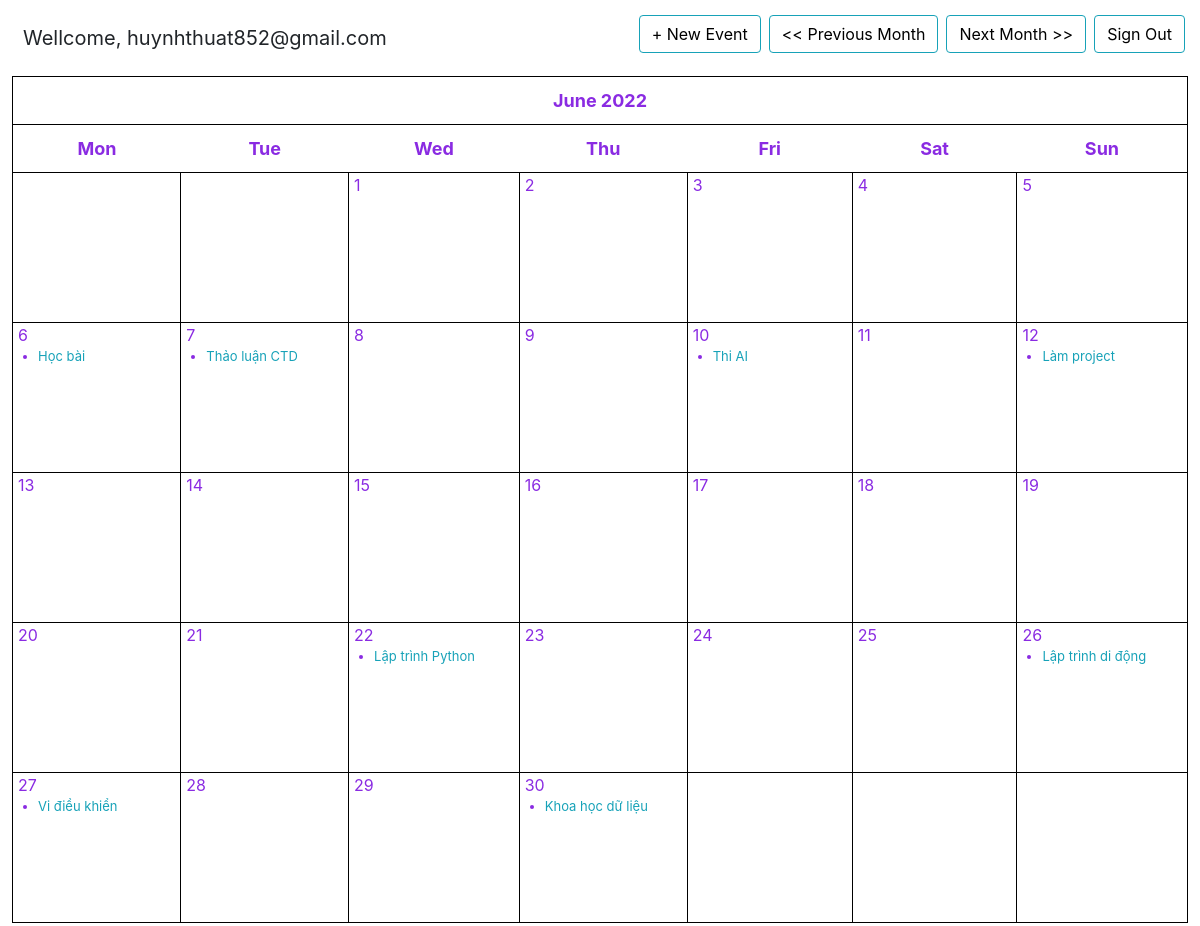
Before: /calenders/ (signed in) with the older database file.
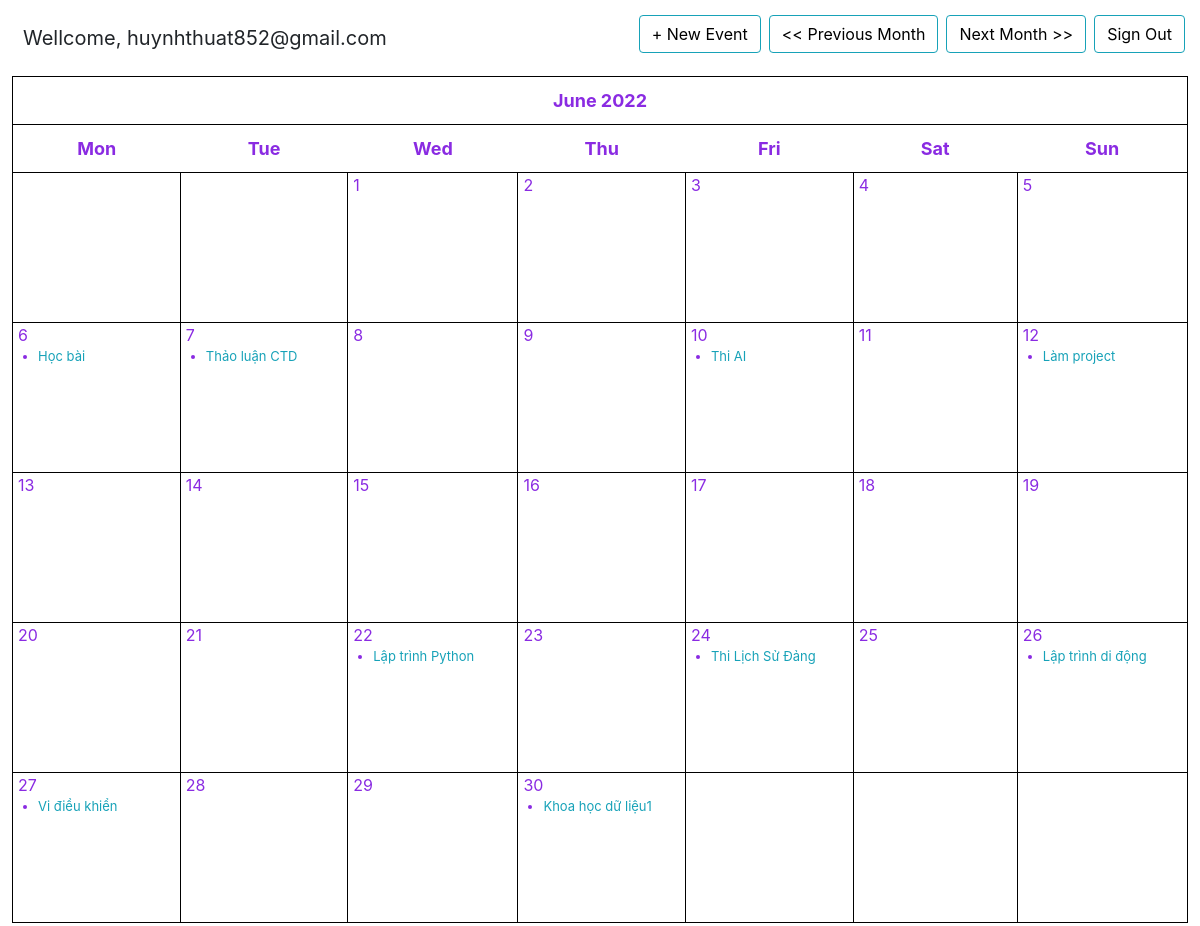
After: the same page with the newer database file.
### accounts/models/user.py (models this page shows)
class User(AbstractBaseUser, PermissionsMixin):
    email = models.EmailField(
        _("Email Address"),
        max_length=255,
        unique=True,
        help_text="Ex: example@example.com",
    )
    is_staff = models.BooleanField(_("Staff status"), default=False)
    is_active = models.BooleanField(_("Active"), default=True)
    date_joined = models.DateTimeField(_("Date Joined"), auto_now_add=True)
    last_updated = models.DateTimeField(_("Last Updated"), auto_now=True)
    objects = UserManager()
    USERNAME_FIELD = "email"
    def __str__(self):
        return self.email

### calendarapp/models/event.py (models this page shows, shortened)
class Event(EventAbstract):
    user = models.ForeignKey(User, on_delete=models.CASCADE, related_name="events")
    title = models.CharField(max_length=200, unique=True)
    description = models.TextField()
    start_time = models.DateTimeField()
    end_time = models.DateTimeField()
    objects = EventManager()
    @property
    def get_html_url(self):
        url = reverse("calendarapp:event-detail", args=(self.id,))
        return f'<a href="{url}"> {self.title} </a>'

### calendarapp/views/other_views.py (the view)
# urls.py: path("calenders/", views.CalendarView.as_view(), name="calendars"),
class CalendarView(LoginRequiredMixin, generic.ListView):
    login_url = "accounts:signin"
    model = Event
    template_name = "calendar.html"
    def get_context_data(self, **kwargs):
        context = super().get_context_data(**kwargs)
        d = get_date(self.request.GET.get("month", None))
        cal = Calendar(d.year, d.month)
        html_cal = cal.formatmonth(withyear=True)
        context["calendar"] = mark_safe(html_cal)
        context["prev_month"] = prev_month(d)
        context["next_month"] = next_month(d)
        return context

### calendarapp/utils.py (called while the page is built)
    def formatday(self, day, events):
        events_per_day = events.filter(start_time__day=day)
        d = ""
        for event in events_per_day:
            d += f"<li> {event.get_html_url} </li>"
        if day != 0:
            return f"<td><span class='date'>{day}</span><ul> {d} </ul></td>"
        return "<td></td>"

    def formatweek(self, theweek, events):
        week = ""
        for d, weekday in theweek:
            week += self.formatday(d, events)
        return f"<tr> {week} </tr>"

    def formatmonth(self, withyear=True):
        events = Event.objects.filter(
            start_time__year=self.year, start_time__month=self.month
        )
        cal = (
            '<table border="0" cellpadding="0" cellspacing="0" class="calendar">\n'
        )  # noqa
        cal += (
            f"{self.formatmonthname(self.year, self.month, withyear=withyear)}\n"
        )  # noqa
        cal += f"{self.formatweekheader()}\n"
        for week in self.monthdays2calendar(self.year, self.month):
            cal += f"{self.formatweek(week, events)}\n"
        return cal

### calendarapp/views/other_views.py (called while the page is built)
def get_date(req_day):
    if req_day:
        year, month = (int(x) for x in req_day.split("-"))
        return date(year, month, day=1)
    return datetime.today()

def prev_month(d):
    first = d.replace(day=1)
    prev_month = first - timedelta(days=1)
    month = "month=" + str(prev_month.year) + "-" + str(prev_month.month)
    return month

def next_month(d):
    days_in_month = calendar.monthrange(d.year, d.month)[1]
    last = d.replace(day=days_in_month)
    next_month = last + timedelta(days=1)
    month = "month=" + str(next_month.year) + "-" + str(next_month.month)
    return month

### templates/calendar.html
{% extends 'base.html' %}
{% block content %}
<div class="clearfix">
    <span class="left m-2" style="font-size: 20px;">Wellcome, {{ request.user }}</span>
    <a class="btn btn-info right" href="{% url 'accounts:signout' %}"> Sign Out</a>
	<a class="btn btn-info right mr-2" href="{% url 'calendarapp:calendar' %}?{{ next_month }} "> Next Month >> </a>
    <a class="btn btn-info right mr-2" href="{% url 'calendarapp:calendar' %}?{{ prev_month }}"> << Previous Month </a>
    <a class="btn btn-info right mr-2" href="{% url 'calendarapp:event_new' %}"> + New Event </a>
</div>
<div style="color: blueviolet;">
    {{ calendar }}
</div>
{% endblock %}

### templates/base.html (shortened to what this page needs)
{% load static %}
<!doctype html>
<html lang="en">
<head>
  <link rel="stylesheet" href="https://maxcdn.bootstrapcdn.com/bootstrap/4.0.0/css/bootstrap.min.css">
  <link rel="stylesheet" href="https://use.fontawesome.com/releases/v5.0.10/css/all.css">
  <link rel="stylesheet" type="text/css" href="{% static 'css/calender.css' %}">
</head>
<body>
  {% block content %}
  {% endblock %}
</body>
</html>

### static/css/calender.css (style rules this page uses)
.calendar { width: 98%; margin: auto; font-size: 13px; }
.calendar tr, .calendar td { border: 1px solid black; }
.calendar th { padding: 10px; text-align: center; font-size: 18px; }
.calendar td { width: 200px; height: 150px; padding: 20px 0px 0px 5px; }
.month { font-size: 25px; }
.date { font-size: 16px; }
ul { height: 100%; padding: 0px 5px 0px 20px; }
a { color: #17a2b8; }
.left { float: left; }
.right { float: right; }
.btn { outline: none; color: black; background-color: transparent; box-shadow: 0 0 0 0; }
.clearfix { margin: 15px; }

Changed rows visible on the page:
changed Event: title "…trình Python 23 24 25 26 Lập trình di động 27 Vi điều khiển 28 29 30 Khoa học dữ liệu" → "…trình Python 23 24 Thi Lịch Sử Đảng 25 26 Lập trình di động 27 Vi điều khiển 28 29 30 Khoa học dữ liệu1"
